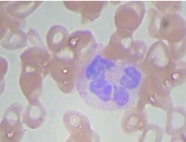
%> input picture all-idb/02.jpg, 186 x 142 px
$ octave vogado_01.m   (GNU Octave 9; MATLAB toolbox functions it lacks are replaced by stand-ins)
%> lines starting %> are read from the running program, lines starting %| are printed output that depends on the picture
% Vogado's Image Segmentation Method
%
% @author       Khakim Assidiqi <hamas182@gmail.com>
% @created      march, 4th 2020
%% initialize
clc
clear all
close all

% loading rgb image
image_path = 'all-idb/02.jpg';
image_rgb = imread(image_path); %Read the color image
%> image_rgb is the input picture: size 142x186x3 uint8; mean R, G, B 187.5, 175.7, 182.6

figure('name','Vogado et al. (2016) Method Remake');

%  convert into CIELAB
colorTransform = makecform('srgb2lab');
lab = applycform(image_rgb, colorTransform);
%> lab: size 142x186x3 uint8; mean of channels 1, 2, 3 185.8, 133.6, 126.1
% get only *b (yellow) from CIELAB
lab_y = lab(:,:,3);
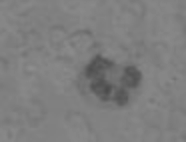
%> lab_y: size 142x186 uint8; min 75, max 142, mean 126.1
% apply contrast adjustment
lab_y_con = imadjust(lab_y);
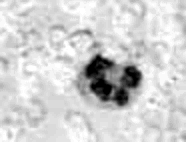
%> lab_y_con: size 142x186 uint8; min 0, max 255, mean 207.6
% apply 7x7 median filter
lab_y_con_med = medfilt2(lab_y_con, [7 7]);
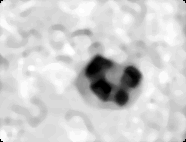
%> lab_y_con_med: size 142x186 uint8; min 0, max 255, mean 207.6; mean of the top-left, top-right, bottom-left and bottom-right quarters 218.6, 210, 215.3, 186.5

% convert into cmyk
colorTransform = makecform('srgb2cmyk');
%> (the run ends here)

$ run again, with all-idb/01.jpg copied over all-idb/02.jpg
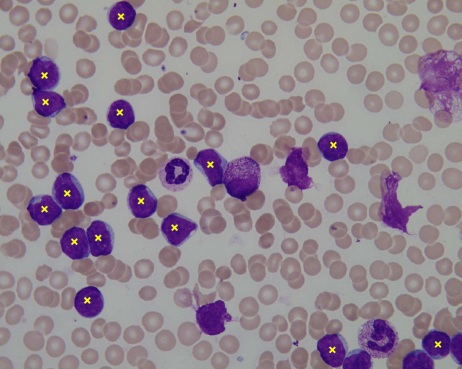
%> input picture all-idb/01.jpg, 462 x 369 px
%> image_rgb is the input picture: size 369x462x3 uint8; mean R, G, B 146.2, 132.1, 143.4
%> lab: size 369x462x3 uint8; mean of channels 1, 2, 3 144.8, 135.6, 123.9
%> `lab_y = lab(:,:,3);`:
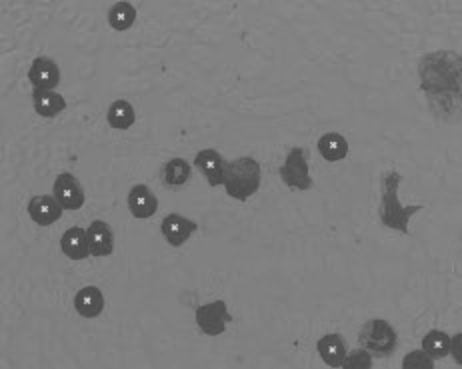
%> lab_y: size 369x462 uint8; min 73, max 216, mean 123.9
%> `lab_y_con_med = medfilt2(lab_y_con, [7 7]);`:
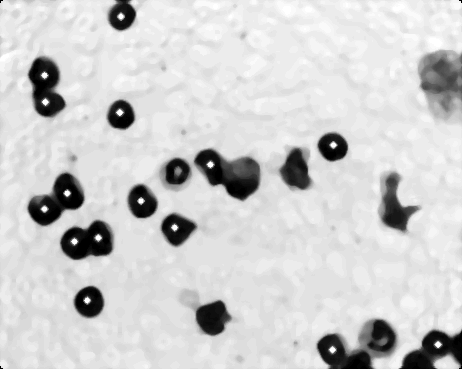
%> lab_y_con_med: size 369x462 uint8; min 0, max 255, mean 205.7

$ run again, with all-idb/01.png saved as all-idb/02.jpg
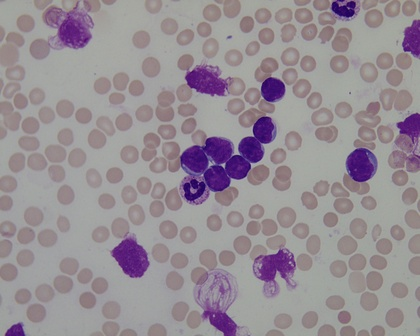
%> input picture all-idb/01.png, 420 x 336 px, shrunk from 850 x 679 before the run
%> image_rgb is the input picture: size 336x420x3 uint8; mean R, G, B 150.4, 141.6, 148.4
%> lab: size 336x420x3 uint8; mean of channels 1, 2, 3 152.5, 132.7, 125.5
%> `lab_y = lab(:,:,3);`:
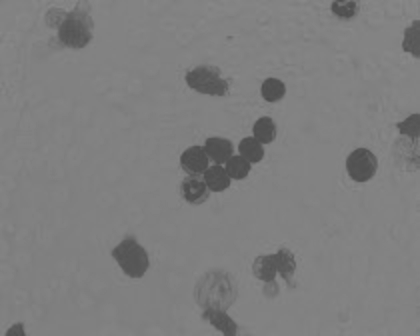
%> lab_y: size 336x420 uint8; min 76, max 137, mean 125.5
%> `lab_y_con = imadjust(lab_y);`:
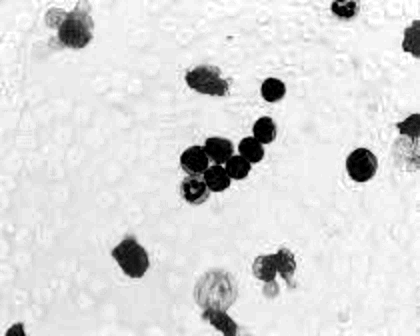
%> lab_y_con: size 336x420 uint8; min 0, max 255, mean 217.6
